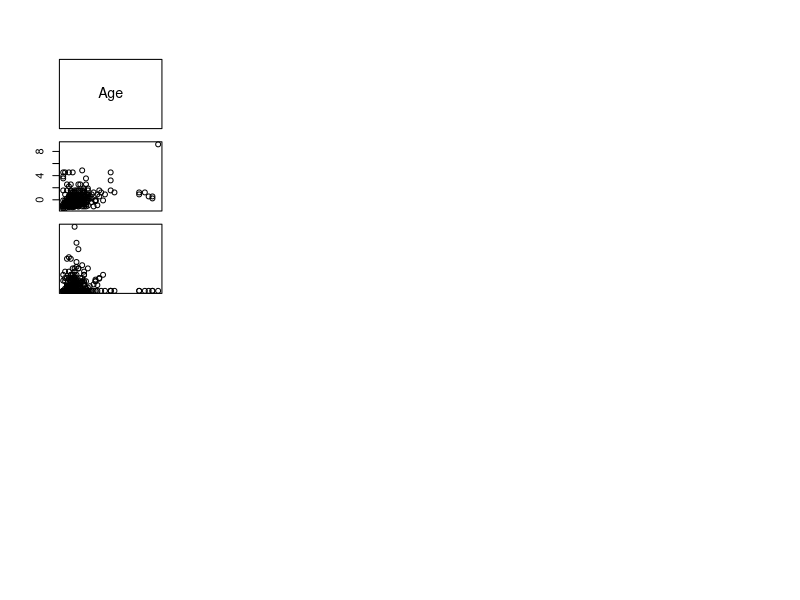

Here is the R script that generated this plot: (Note: this script raises an error after producing the figure.)
## ---- chunk 1
knitr::opts_chunk$set(echo = TRUE)
## ---- chunk 2
setwd("~/Documents/UW/2020Winter/INDE546_InferentialDataAnalysis/HW/HW8")
survey <- read.csv("Class_Survey_W20.csv", header = TRUE)

library(tidyverse)
library(xtable)
## ---- chunk 3
survey <- survey %>%
  rename(Age = How.old.are.you., CommuteTime = On.average..how.many.minutes.does.it.take.you.to.get.to.the.U..Washington.from.your.home., 
         UberDollar = In.the.past.7.days..how.much.did.you.spend.on.Uber.Lyft.or.other.ride.hailing.apps..in.US.dollars.., 
         QualityEd = Please.indicate.how.much.you.agree.or.disagree.with.the.following.statements...I.think.the.UW.provides.a.quality.education.,
         SortWaste = How.often.....do.you.properly.sort.waste.into.trash..recyclables.and.compost.,
         Downtown = How.often.do.you...go.to.downtown.Seattle..) %>%
  mutate(UberDollar = replace_na(UberDollar, 0)) %>%
  filter(Age >= 0, CommuteTime >= 0)
## ---- chunk 4
survey <- survey %>% select(Age, CommuteTime, UberDollar, QualityEd, SortWaste, Downtown)
survey$QualityEd <- as.numeric(survey$QualityEd)
survey$SortWaste <- as.numeric(survey$SortWaste)
survey$Downtown <- as.numeric(survey$Downtown)

survey <- survey %>% 
  mutate(Age = (Age - mean(Age))/sd(Age), CommuteTime = (CommuteTime - mean(CommuteTime))/sd(CommuteTime),
         QualityEd = (QualityEd - mean(QualityEd))/sd(QualityEd), SortWaste = (SortWaste - mean(SortWaste))/sd(SortWaste),
         UberDollar = (UberDollar - mean(UberDollar))/sd(UberDollar), Downtown = (Downtown - mean(Downtown))/sd(Downtown))
print(xtable::xtable(cor(survey)), type = "html", html.table.attribute = "border = 2")
## ---- chunk 5
plot(survey)
## ---- chunk 6
survey_pca <-prcomp(survey, scale = TRUE)
print(survey_pca$sdev)
print(xtable::xtable(survey_pca$rotation), type = "html", html.table.attribute = "border = 2")
print(xtable::xtable(summary(survey_pca)), type = "html", html.table.attribute = "border = 2")
## ---- chunk 7
plot(survey_pca, main = "Scree plot")
## ---- chunk 8
Age <- cor(survey)[1,]
CommuteTime <- cor(survey)[2,]
UberDollar <- cor(survey)[3,]
QualityEd <- cor(survey)[4,]
SortWaste <- cor(survey)[5,]
Downtown <- cor(survey)[6,]
A_f <- rbind(Age, CommuteTime, UberDollar, QualityEd, SortWaste, Downtown)
## ---- chunk 9
factanal(covmat = A_f, factors = 2, rotation = "none")
## ---- chunk 10
factanal(covmat = A_f, factors = 3, rotation = "none")
## ---- chunk 11
fa3 <- factanal(covmat = A_f, factors = 3, rotation = "promax")
fa3
